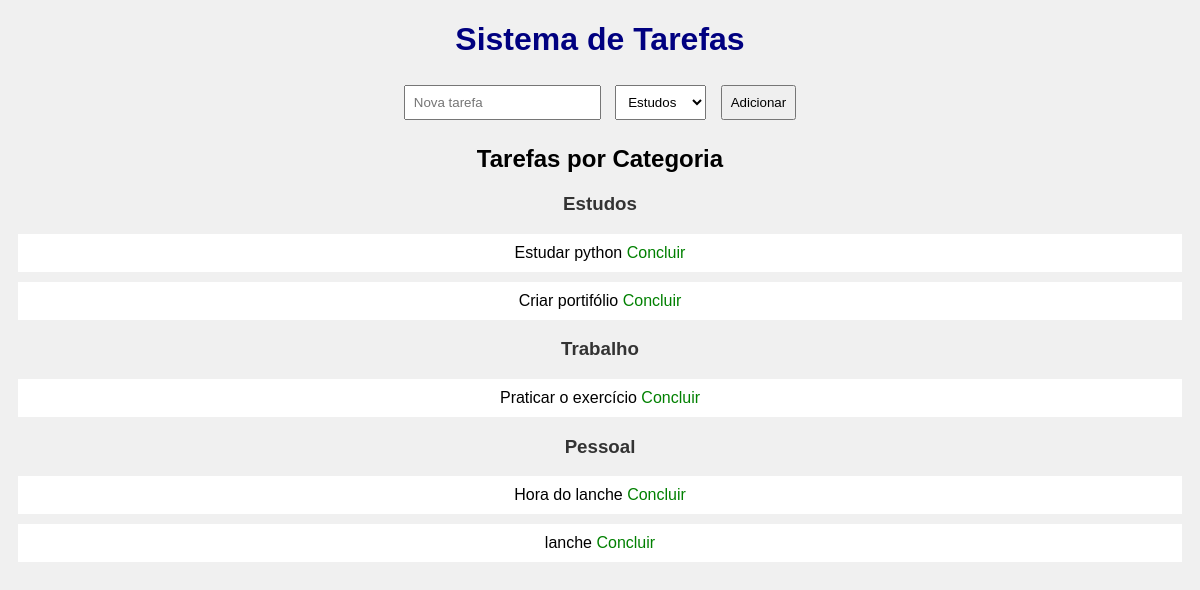
The page / on the database its author committed.
### tables this page shows
CREATE TABLE categorias 
                   (id INTEGER PRIMARY KEY AUTOINCREMENT, 
                    nome TEXT);

CREATE TABLE tarefas 
                   (id INTEGER PRIMARY KEY AUTOINCREMENT, 
                    descricao TEXT, 
                    concluida INTEGER, 
                    categoria_id INTEGER, 
                    FOREIGN KEY (categoria_id) REFERENCES categorias(id));

### app.py (the view)
@app.route('/')
def home():
    conn = sqlite3.connect('tarefas.db')
    cursor = conn.execute('SELECT id, nome FROM categorias')
    categorias = [{'id': row[0], 'nome': row[1]} for row in cursor]
    cursor = conn.execute('''SELECT t.id, t.descricao, t.concluida, c.nome
                           FROM tarefas t
                           LEFT JOIN categorias c ON t.categoria_id = c.id''')
    tarefas = [{'id': row[0], 'descricao': row[1], 'concluida': row[2], 'categoria': row[3]} for row in cursor]
    conn.close()
    return render_template('index.html', tarefas=tarefas, categorias=categorias)

### templates/index.html (shortened to what this page needs)
<!DOCTYPE html>
<html>
<head>
</head>
<body>
    <h1>Sistema de Tarefas</h1>
    <form method="post" action="/adicionar">
        <input type="text" name="descricao" placeholder="Nova tarefa" required>
        <select name="categoria_id" required>
            {% for categoria in categorias %}
                <option value="{{ categoria.id }}">{{ categoria.nome }}</option>
            {% endfor %}
        </select>
        <button type="submit">Adicionar</button>
    </form>
    <h2>Tarefas por Categoria</h2>
    {% for categoria in categorias %}
        <h3>{{ categoria.nome }}</h3>
        {% for tarefa in tarefas if tarefa.categoria == categoria.nome %}
            <div class="tarefa {% if tarefa.concluida %}concluida{% endif %}">
                {{ tarefa.descricao }}
                {% if not tarefa.concluida %}
                    <a href="/concluir/{{ tarefa.id }}">Concluir</a>
                {% endif %}
            </div>
        {% endfor %}
    {% endfor %}
</body>
</html>

### templates/index.html (style rules this page uses)
body { font-family: Arial; text-align: center; background-color: #f0f0f0; }
h1 { color: navy; }
.tarefa { margin: 10px; padding: 10px; background-color: white; }
form { margin: 20px; }
input, select, button { padding: 8px; margin: 5px; }
a { color: green; text-decoration: none; }
h3 { color: #333; }

### rows shown on the page
categorias: nome "Estudos"
tarefas: descricao "Estudar python"
tarefas: descricao "Criar portifólio"
categorias: nome "Trabalho"
tarefas: descricao "Praticar o exercício"
categorias: nome "Pessoal"
tarefas: descricao "Hora do lanche"
tarefas: descricao "lanche"

### other values the page prints
form field categoria_id "Estudos"
